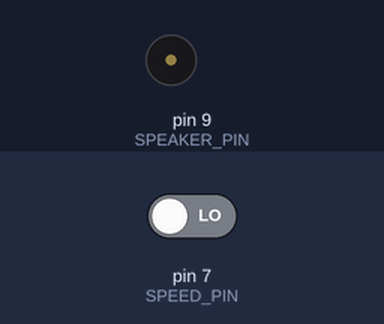
A sketch run on a simulated Arduino Uno, built with avr-gcc and run on an emulated ATmega328P. On the bench: buzzer (waves = sounding). The test bench sets the inputs (shaded band); at power-on: pin 7 (SPEED_PIN) LOW.

Above: at 1.2 s.
1.3 s: pin 7 (SPEED_PIN) driven HIGH
At 2.3 s:
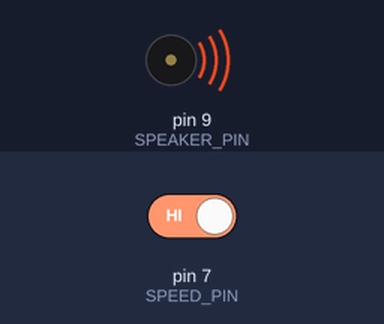
2.8 s: pin 7 (SPEED_PIN) driven LOW
Timing chart, 0 to 5.8 s (numbered marks = the images above; inputs shaded):
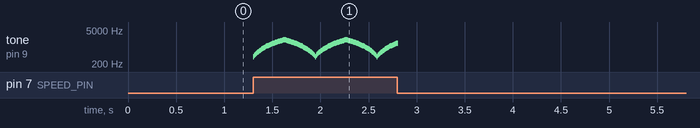

Measured:
- after the input at 1.3 s, tone on pin 9 (SPEAKER_PIN): plays 400 Hz for 0.01 s, 450 Hz for 0.01 s, 500 Hz for 0.01 s, 550 Hz for 0.01 s, 600 Hz for 0.01 s, 650 Hz for 0.01 s … (150 notes in this stretch), starting at once

The sketch:

warble.ino
```cpp
/* Warble from a low frequency to a high one and back down,
 * but only while the overspeed condition is true.
 */

/*
 * CONSTANTS
 */

// What pin is the buzzer/speaker on?
#define SPEAKER_PIN 9

// What pin will be used to decide when to warble?
#define SPEED_PIN 7

/*
 * GLOBAL VARIABLES
 */

// The high and low frequency limits, in Hz.
int lowFreq = 400;
int highFreq = 2000;

// How long should each tone last? (milliseconds)
int duration = 250;

// A delay (msec) that controls how fast the warble changes.
// Values between 5 and 20 make it sound like different sirens.
int warbleSpeed = 10;

// Initialize the frequency to the lowest frequency the first time,
// but use a static variable so the value is remembered
// and it will pick up wherever it left off.
int freq = lowFreq;

// Will the tone change up or down?
// Initially it will increase, by 250 Hz each time,
// but when freq gets to highFreq, the direction will change
// and it will go down instead.
int freqchange = 50;

/*
 * FUNCTIONS
 */

//
// A function to decide when to warble.
// For now, warble whenever the input pin is high.
// Eventually this should check the status of the speedometer instead.
//
// This function could also change variables like duration, warbleSpeed
// and highFreq/lowFreq to give different-sounding warnings
// depending on how high the speed is.
//
bool overspeed()
{
    //Serial.println(digitalRead(SPEED_PIN));

    return digitalRead(SPEED_PIN);
}

//
// Called once when the Arduino initializes.
//
void setup()
{
    pinMode(SPEED_PIN, INPUT);
    pinMode(SPEAKER_PIN, OUTPUT);

    //Serial.begin(9600);
}

//
// Called repeatedly.
//
void loop()
{
    delay(warbleSpeed);

    // If not speeding, do nothing:
    if (! overspeed()) {
        noTone(SPEAKER_PIN);
        return;
    }

    // Must be speeding. Start or continue a warble,
    // from whatever frequency is current.
    tone(SPEAKER_PIN, freq, duration);

    // Adjust freq -- make it either bigger or smaller:
    freq += freqchange;

    // Is freq now too high?
    if (freq > highFreq) {
        freqchange = -freqchange;    // freqchange is now negative
        freq = highFreq + freqchange;
    }
    // Or is it too low?
    else if (freq < lowFreq) {
        freqchange = -freqchange;    // freqchange is now positive
        freq = lowFreq + freqchange;
    }
}
```
